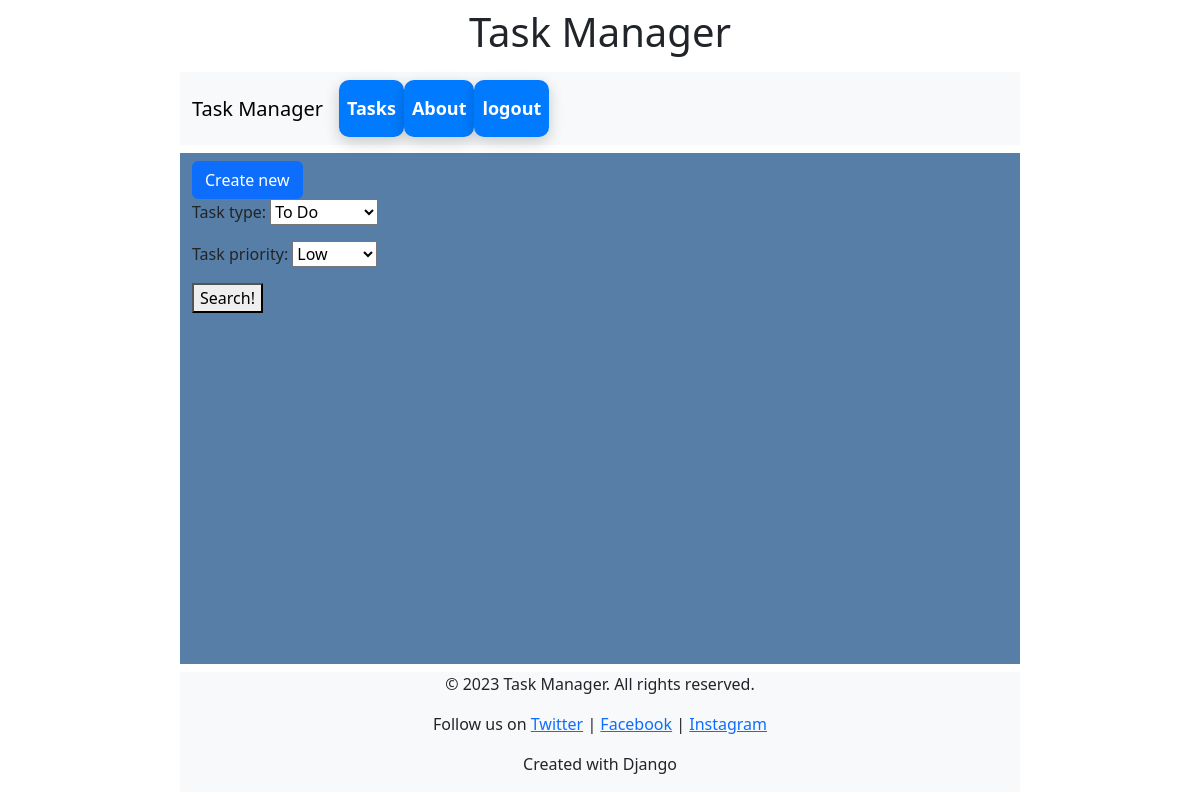
The page / (signed in) on the database as committed earlier.
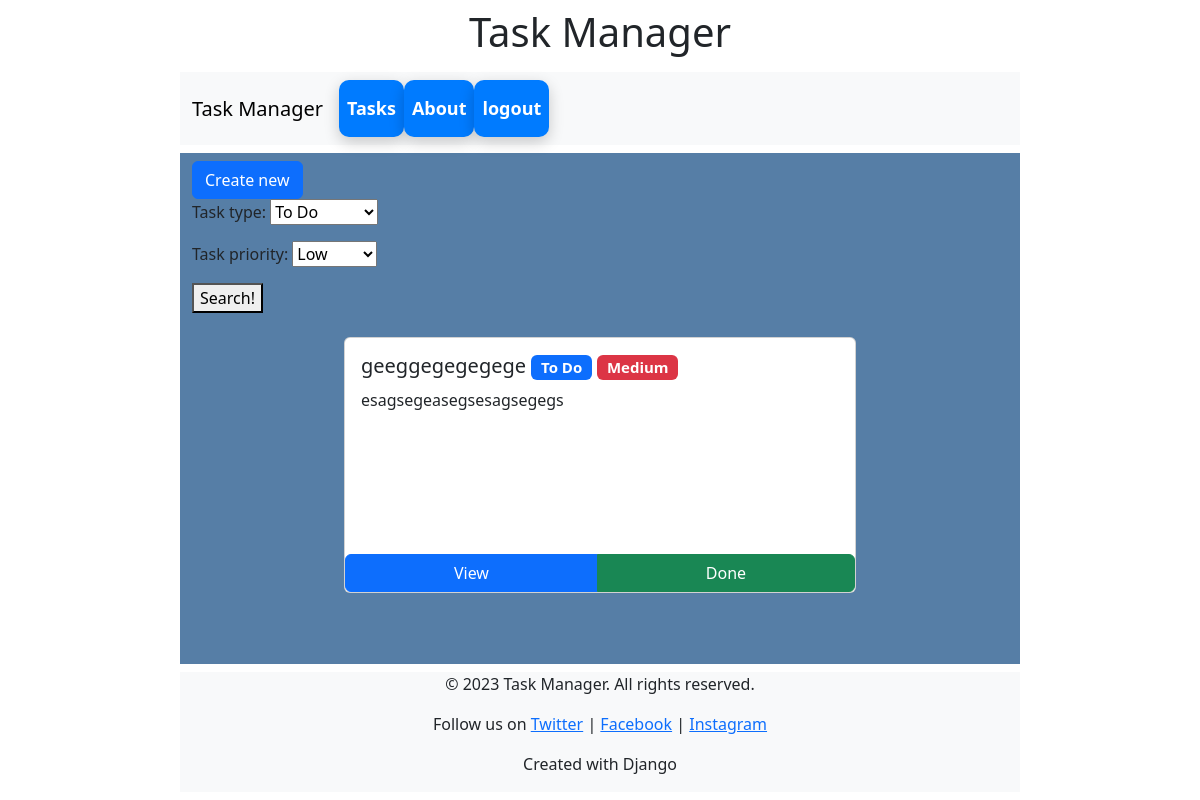
The same page on the database as committed later.
### task_controller_app/models.py (models this page shows, shortened)
class Task(models.Model):
    TYPE_CHOICES = [
        (1, "To Do"),
        (2, "In Progress"),
        (3, "Completed"),
        (4, "On Hold"),
        (5, "Cancelled")
    ]
    PRIORITY_CHOICES = [
        (1, "Low"),
        (2, "Medium"),
        (3, "High")
    ]
    title = models.CharField(max_length=32)
    description = models.TextField(blank=True, null=True)
    created_at = models.DateTimeField(auto_now_add=True)
    updated_at = models.DateTimeField(auto_now=True)
    created_by = models.ForeignKey(User, on_delete=models.CASCADE, related_name='tasks_created')
    due_date = models.DateTimeField(default=datetime.now, blank=True, null=True)
    task_type = models.IntegerField(choices=TYPE_CHOICES, default=1)
    task_priority = models.IntegerField(choices=PRIORITY_CHOICES, default=2)
    class Meta:
        verbose_name = "Task"
        verbose_name_plural = "Tasks"
        ordering = ['-created_at']

### task_controller_app/views.py (the view)
# urls.py: path('', TaskListView.as_view(), name='task_list'),
class TaskListView(CheckIsOwnerMixin, LoginRequiredMixin, ListView):
    model = Task
    template_name = 'task_controller_app/task_list.html'
    context_object_name = 'tasks'
    login_url = 'login_page'
    def get_queryset(self):
        queryset = super().get_queryset()
        task_type = self.request.GET.get("task_type")
        task_priority = self.request.GET.get("task_priority")
        if task_type:
            queryset = queryset.filter(task_type=task_type)
        if task_priority:
            queryset = queryset.filter(task_priority=task_priority)
        return queryset
    def get_context_data(self, **kwargs):
        context = super().get_context_data(**kwargs)
        context['form'] = FilterForm(self.request.GET)
        return context

### task_controller_app/forms.py
class FilterForm(Form):
    task_type = ChoiceField(choices=Task.TYPE_CHOICES, required=False)
    task_priority = ChoiceField(choices=Task.PRIORITY_CHOICES, required=False)

### task_controller_app/mixins.py (called while the page is built)
    def get_queryset(self):
        queryset = super().get_queryset()
        return queryset.filter(created_by=self.request.user)

### task_controller_app/templates/task_controller_app/task_list.html
{% extends 'base.html' %}
{% block content %}
    <main class="container-fluid">
        <a href="{% url 'task_create' %}" class="btn btn-primary">Create new</a>
        <form method="GET">
            {{ form.as_p }}
            <button type="submit">Search!</button>
        </form>
        <div class="row row-cols-auto justify-content-center">
            {% for task in tasks %}
                <div class="col">
                    <div class="card mt-4 mb-4" style="width: 32rem; height: 16rem;">
                        <div class="container card-body">
                            <h5 class="card-title">
                                {{ task.title }}
                                <span class="badge text-bg-primary">{{ task.get_task_type_display }}</span>
                                <span class="badge text-bg-danger">{{ task.get_task_priority_display }}</span>
                            </h5>
                            <p class="card-text">{{ task.description }}</p>
                        </div>
                        <div class="btn-group" role="group">
                            <a href="{% url 'task_detail' task.id %}" class="btn btn-primary">View</a>
                            <a href="{% url 'task_complete' task.id %}" class="btn btn-success">Done</a>
                        </div>
                    </div>
                </div>
            {% endfor %}
        </div>
    </main>
{% endblock %}

### templates/base.html (shortened to what this page needs)
{% load static %}
<!DOCTYPE html>
<html lang="en">
    <head>
        <link href="https://cdn.jsdelivr.net/npm/bootstrap@5.3.7/dist/css/bootstrap.min.css" rel="stylesheet">
        <link rel="stylesheet" href="{% static 'styles/base.css' %}">
    </head>
    <body>
        {% include 'header.html' %}
        {% include 'navigation.html' %}
        {% block content %}{% endblock %}
        {% include 'footer.html' %}
    </body>
</html>

### templates/header.html
<header class="text-center mt-2">
    <h1>Task Manager</h1>
</header>

### templates/navigation.html (shortened to what this page needs)
<nav class="navbar navbar-expand-lg bg-body-tertiary mb-2 mt-2">
  <div class="container-fluid">
    <a class="navbar-brand" href="{% url 'task_list' %}">Task Manager</a>
    <div class="collapse navbar-collapse" id="navbarSupportedContent">
      <ul class="navbar-nav me-auto mb-2 mb-lg-0">
        <li class="nav-item">
          <a class="nav-link" href="{% url 'task_list' %}">Tasks</a>
        </li>
        <li class="nav-item">
          <a class="nav-link" href="{% url 'information' %}">About</a>
        </li>
         {% if user.is_authenticated %}
        <li class="nav-item">
          <a class="nav-link" href="{% url 'logout_page' %}">logout</a>
        </li>
         {% endif %}
      </ul>
    </div>
  </div>
</nav>

### templates/footer.html
<footer class="text-center mt-2 mb-2">
    <p>&copy; 2023 Task Manager. All rights reserved.</p>
    <p>Follow us on <a href="#">Twitter</a> | <a href="#">Facebook</a> | <a href="#">Instagram</a></p>
    <p>Created with Django</p>
</footer>

### static/styles/base.css (style rules this page uses)
body { display: flex; flex-direction: column; min-height: 100vh; padding-left: 15%; padding-right: 15%; }
main { padding: 8px; flex: 1; background-color: #567ea6; }
footer { background-color: #f8f9fa; }
.nav-link { padding: 15px 20px; font-size: 18px; font-weight: bold; color: #fff; background: #007bff; border: none; border-radius: 10px; cursor: pointer; transition: all 0.3s ease; box-shadow: 0 5px 15px rgba(0,0,0,0.2); }

Rows that differ between the two databases and show on the page:
added Task: title "geeggegegegege", task_type "To Do", task_priority "Medium", description "esagsegeasegsesagsegegs"
